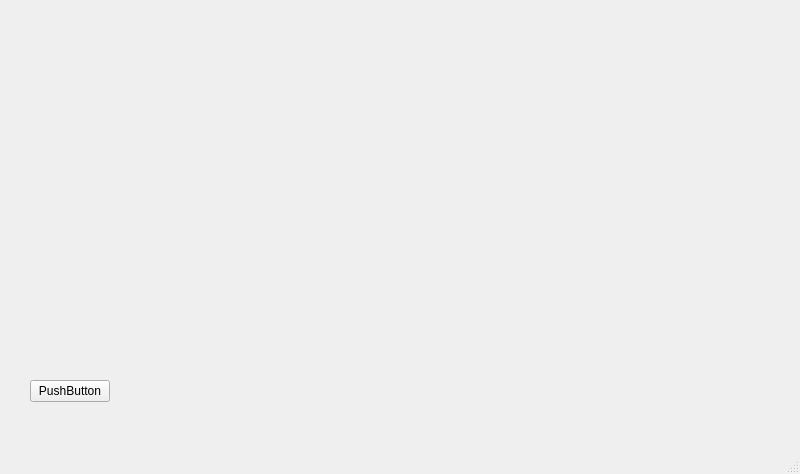
<?xml version="1.0" encoding="UTF-8"?>
<ui version="4.0">
 <class>MainWindow</class>
 <widget class="QMainWindow" name="MainWindow">
  <property name="geometry">
   <rect>
    <x>0</x>
    <y>0</y>
    <width>800</width>
    <height>474</height>
   </rect>
  </property>
  <property name="windowTitle">
   <string>MainWindow</string>
  </property>
  <widget class="QWidget" name="centralwidget">
   <widget class="QPushButton" name="pushButton">
    <property name="geometry">
     <rect>
      <x>30</x>
      <y>380</y>
      <width>80</width>
      <height>22</height>
     </rect>
    </property>
    <property name="text">
     <string>PushButton</string>
    </property>
   </widget>
  </widget>
  <widget class="QMenuBar" name="menubar">
   <property name="geometry">
    <rect>
     <x>0</x>
     <y>0</y>
     <width>800</width>
     <height>21</height>
    </rect>
   </property>
  </widget>
  <widget class="QStatusBar" name="statusbar"/>
 </widget>
 <resources/>
 <connections/>
</ui>
